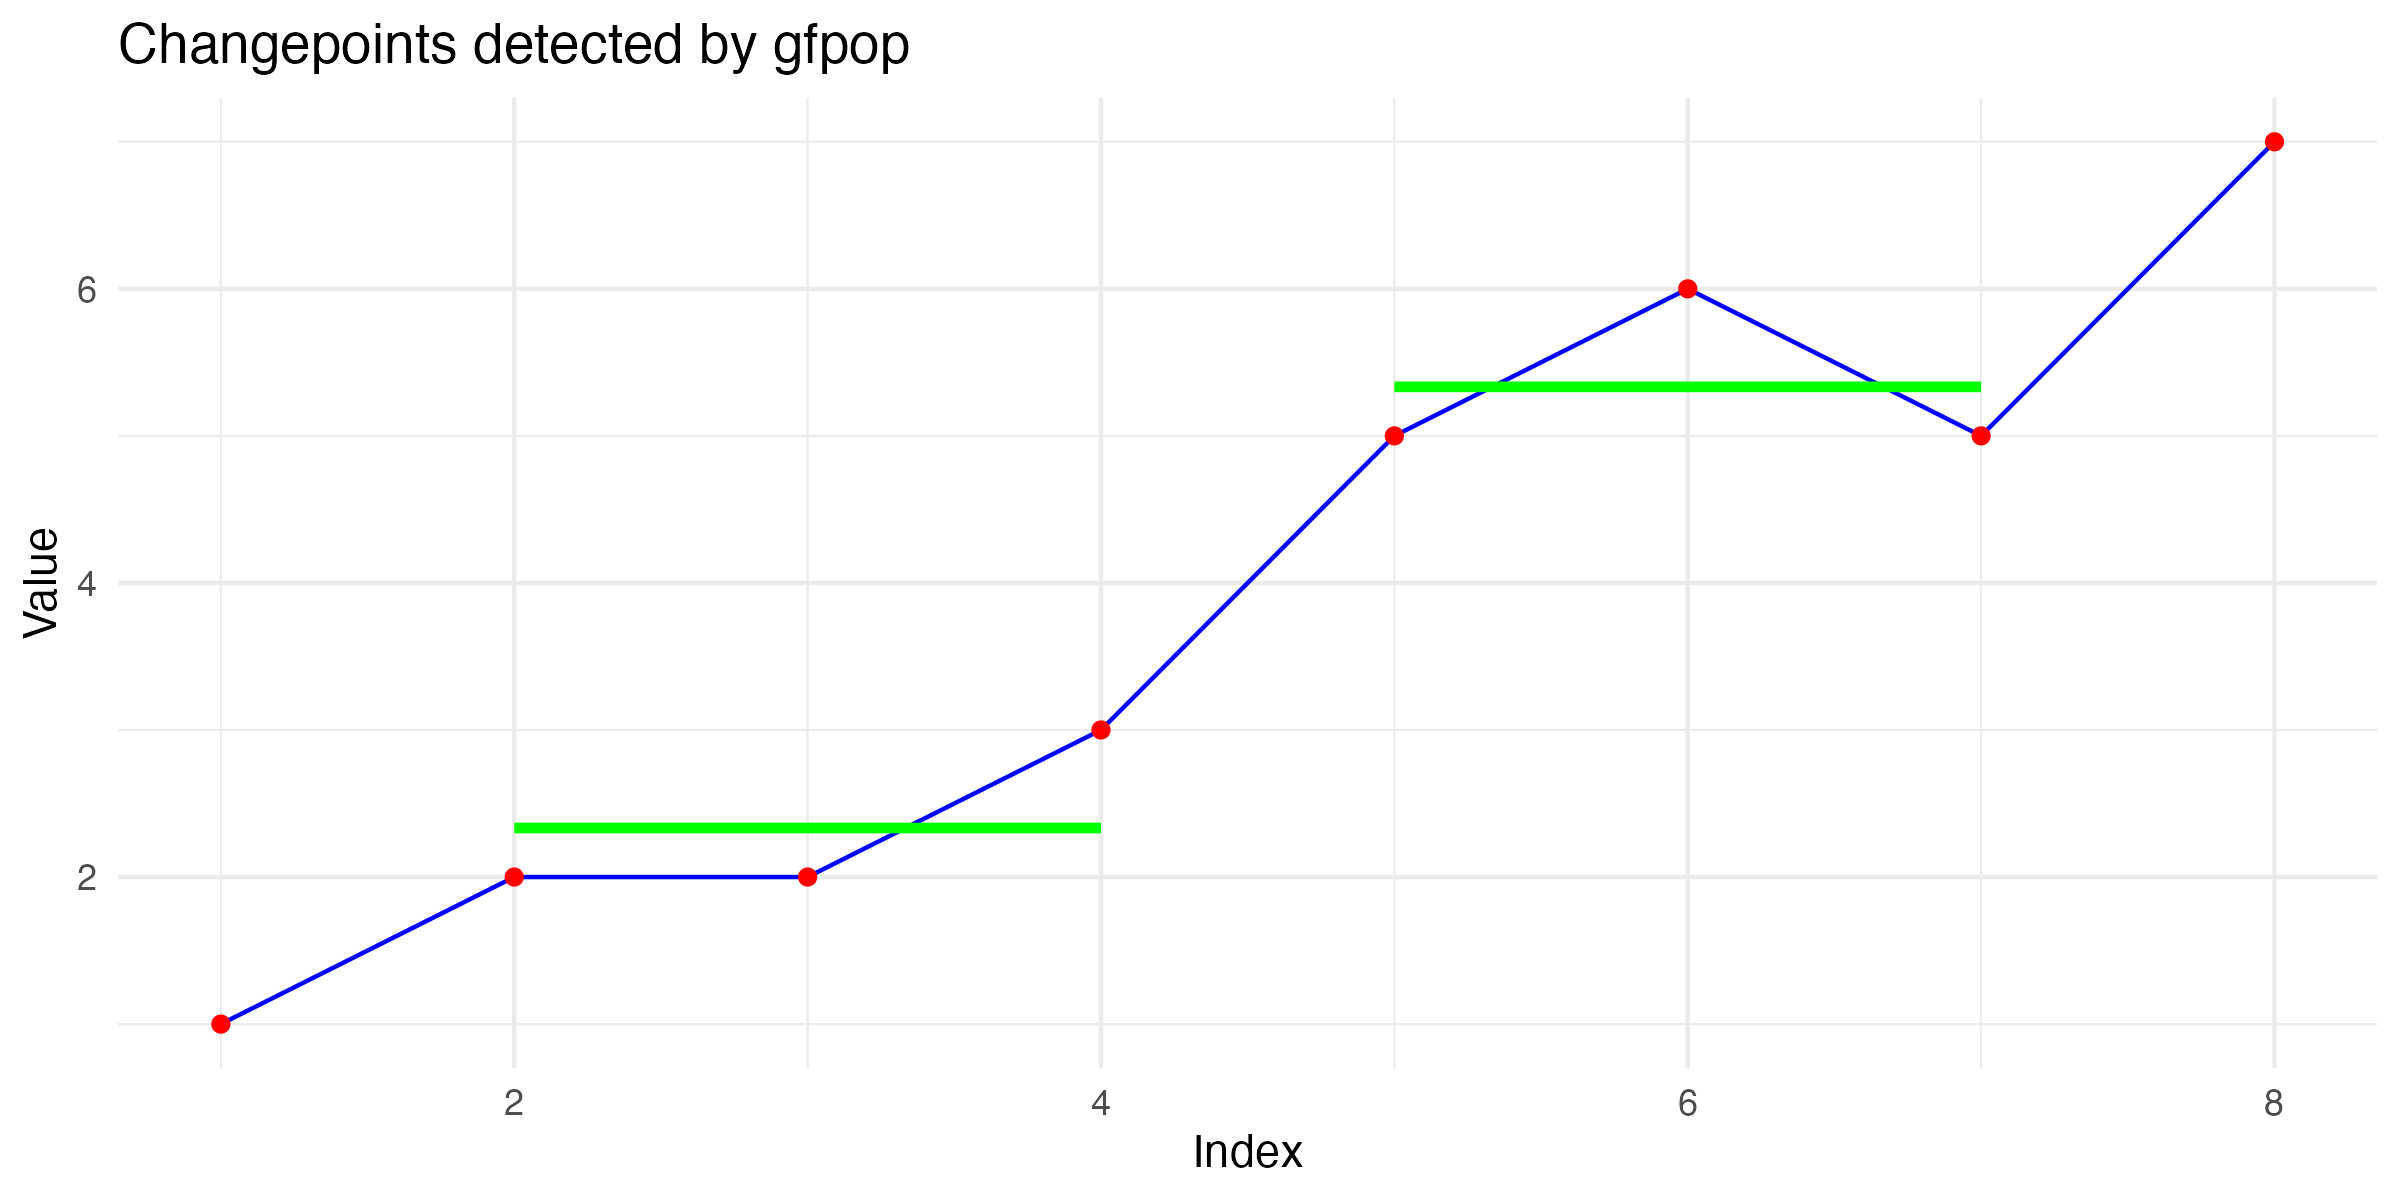

Reproduce this figure in R.
# Load required packages
library(gfpop)
library(ggplot2)

# Define edges
e1 <- Edge("normal", "normal", "null", penalty = 0, decay = 1)
e2 <- Edge("normal", "noChange", "std", penalty = 1, decay = 1)
e3 <- Edge("noChange", "normal", "null", penalty = 0, decay = 1)

# Create graph
mygraph <- graph(e1, e2, e3)

# Sample data
data <- c(1,2,2,3,5,6,5,7)

# Run gfpop
res <- gfpop(data, mygraph, type = "mean")

# Prepare data for plotting
df <- data.frame(
  x = 1:length(data),
  y = data
)

# Create changepoint segments
segments <- data.frame(
  start = c(1, res$changepoints[-length(res$changepoints)] + 1),
  end = res$changepoints,
  mean = res$parameters
)

# Plot
p <- ggplot(df, aes(x = x, y = y)) +
  geom_line(color = "blue") +
  geom_point(color = "red") +
  geom_segment(data = segments, aes(x = start, xend = end, y = mean, yend = mean), color = "green", size = 1.2) +
  theme_minimal() +
  labs(title = "Changepoints detected by gfpop", x = "Index", y = "Value")

# Save plot to desktop
desktop_path <- file.path(Sys.getenv("HOME"), "Desktop", "gfpop_plot.png")
ggsave(desktop_path, plot = p, width = 8, height = 4)
